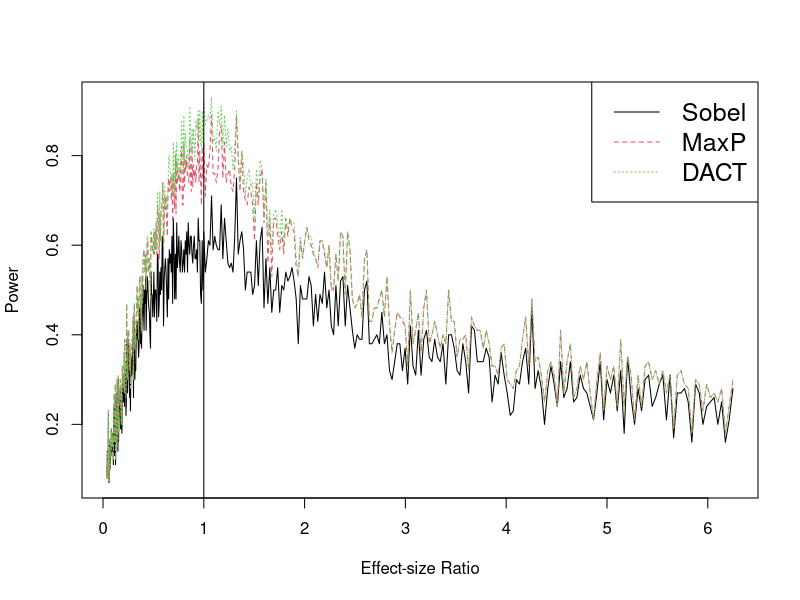

Here is the R script that generated this plot:


#######################
#library(cp4p)
library(limma)
#library(qvalue)
#library(qqman)
#library(mvtnorm)

Sobel = function(Z1,Z2){
  T = (Z1*Z2)^2/(Z1^2+Z2^2)
  pchisq(T,df=1,lower.tail = F)
  
}

DACT = function(p1,p2){ 
  pi0a = propTrueNull(p1) 
  #pi0a = qvalue(p1)$pi0 ## qvalue more conservative, tend to give close to 1 estimate of null proportion
  #print(pi0a)
  pi0b = propTrueNull(p2)
  #pi0b = qvalue(p2)$pi0 ## qvalue more conservative, tend to give close to 1 estimate of null proportion
  #print(pi0b)
  p3 = (apply(cbind(p1,p2),1,max))^2
  #### calculate the weights 
  wg1 = pi0a*(1-pi0b)
  wg2 = (1-pi0a)*pi0b
  wg3 = pi0a*pi0b
  wg.sum = wg1 + wg2 + wg3
  wg.std = c(wg1,wg2,wg3)/wg.sum
  p.average = wg.std[1]*p1 + wg.std[2]*p2 + wg.std[3]*p3
  p.average
}

testSize = function(p.sobel = p.sobel, p.MaxP = p.MaxP,p.DACT = p.DACT){
  
  sobel1 = mean(p.sobel < 0.05)
  sobel2 = mean(p.sobel < 0.01)
  sobel3 = mean(p.sobel < 0.001)
  
  maxp1 = mean(p.MaxP < 0.05)
  maxp2 = mean(p.MaxP < 0.01)
  maxp3 = mean(p.MaxP < 0.001)
  
  pDACT1 = mean(p.DACT < 0.05)
  pDACT2 = mean(p.DACT < 0.01)
  pDACT3 = mean(p.DACT < 0.001)
  out = list(Sobel = c(sobel1,sobel2,sobel3),MaxP =c(maxp1,maxp2,maxp3),pDACT = c(pDACT1,pDACT2,pDACT3))
  out
}

########################


mediationSim = function(a=0,b=0,sigma.M=1,sigma.Y=1,n=1000,sim.num = 1e4){
  
  ## containers
  Z.M = c()
  Z.Y = c()
  p.M = c()
  p.Y = c()
  ## exposure
  A = rbinom(n,size =1,prob = 0.5 )
  #sigma.A = sd(A)
  ## covariates 
  X1 = rnorm(n,mean = 10,sd = 1)
  X2 = rnorm(n,mean = 5, sd = 1)
  
  #############
  for (i in 1:sim.num){
    ## Mediator 
    M = a*A + 0.2*X1 + 0.3*X2 + rnorm(n,mean = 0,sd = sigma.M )
    fit.M = lm(M~ A + X1 + X2)
    Z.M[i] = summary(fit.M)$coef[2,3]
    p.M[i] = summary(fit.M)$coef[2,4]
    ## outcome 
    Y = b*M + A + 0.1*X1 + 0.2*X2 + rnorm(n,mean = 0, sd = sigma.Y)
    fit.Y = lm(Y ~ M + A + X1 + X2)
    Z.Y[i] = summary(fit.Y)$coef[2,3]
    p.Y[i] = summary(fit.Y)$coef[2,4]
  }
  out = list(Z.M = Z.M, Z.Y = Z.Y,p.M =p.M,p.Y=p.Y)
  return(out)
}



###################
### power 
###################
testPower = function(p.sobel = p.sobel, p.MaxP = p.MaxP,p.DACT = p.DACT){
  
  sobel1 = mean(p.sobel < 0.05)
  maxp1 = mean(p.MaxP < 0.05)
 # MTComp1 = mean(p.MTComp < 0.05)
  pDACT1 = mean(p.DACT < 0.05)
  
  out = c(sobel1,maxp1,pDACT1)
  out
}
### sample size grid 

powerSim = function(a1,b1,n,sim.num=1e4){

  res.power = matrix(NA,ncol=3,nrow= length(a1))
    for( i in 1:length(a1)){
    ### power 
    res = mediationSim(a=a1[i],b=b1[i],sigma.M=1,sigma.Y=2,n=n,sim.num=sim.num)
    p.sobel = Sobel(res$Z.M,res$Z.Y)
    p.MaxP = apply(cbind(res$p.M,res$p.Y),1,max)
    p.DACT = DACT(p1=res$p.M,p2 = res$p.Y)
    tmp = testPower(p.sobel,p.MaxP,p.DACT)
    res.power[i,] = tmp
    }
  res.power = rbind(res.power)
  colnames(res.power) = c("Sobel","MaxP","DACT")
  res.power 
}
####################



#####################

a1 = c(seq(0.04,0.2,length.out = 200),seq(0.2,0.5,length.out = 200))
a1
b1 = 0.04/a1
b1
a1/b1
ptm = proc.time()
power = powerSim(a1=a1,b1=b1,n=1000,sim.num=1e2)
proc.time() -ptm
power

write.csv(power, file="powerCurves.csv",quote = F)
# #### function to plot power results 
plotPower = function(power_mat,a=0.1,b=0.1){
  pnum = dim(power_mat)[2]
  matplot(power_mat[,1],power_mat[,2:pnum],type="b",pch=1:(pnum-1),col = 1:(pnum-1), ylim=c(0,1),xlab="N",ylab="Power")
  axis(side = 1, at = power_mat[,1])
  title(bquote(paste(alpha==.(a),", ",beta==.(b))))
  legend("topleft", legend = colnames(power_mat)[2:pnum], pch=1:(pnum-1),col=1:(pnum-1),cex=1,bty='n') 
}

#############
x = a1/b1
par(mfrow=c(1,1))
matplot(x,power,type="l",lty=1:3,col = 1:3,ylab="Power", xlab="Effect-size Ratio" )#plot
abline(v=1)
legend("topright", legend = c("Sobel","MaxP","DACT"), lty=1:3,col=1:3,cex=1.5) # optional legend
